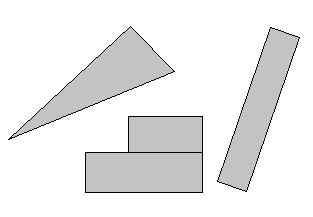
%> input picture Figuras/fig1mod.jpg, 313 x 217 px
$ octave grafovis.m   (GNU Octave 9; MATLAB toolbox functions it lacks are replaced by stand-ins)
%> lines starting %> are read from the running program, lines starting %| are printed output that depends on the picture; in (x1, y1, x2, y2) boxes, pixels count from 0 and x2, y2 are one past the last pixel; in counts of white or black regions, pixels touching at a corner belong together; the program's own positions count from 1

clc, clear all, close all

   %--------------------  ConFIG  -------------------------------%

    im = imread('Figuras/fig1mod.jpg'); % fichero mapa
%> im is the input picture: size 217x313x3 uint8; min 0, max 255, mean 235.6
    distseg = 12/2 + 8; %radio robot (algo menor xq 12 es el lado) + seguridad.

    %-----------------------------------------------------------

im = im(:,:,1); %Me quedo una sola componente
%> im: size 217x313 uint8

Pinicio = [286, 178];
Pfinal = [31, 95];

imf = im <= 240;  %im醙en B/W
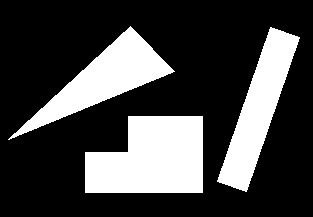
%> imf: size 217x313 logical; 26.7% white; 3 white regions, box (x1, y1, x2, y2) and area: (85, 116, 203, 193) 7538, (8, 26, 175, 140) 5399, (217, 27, 300, 192) 5180
figure, imshow(imf)

se = strel('square', distseg);
imfd= imdilate(imf,se); %/2 radio
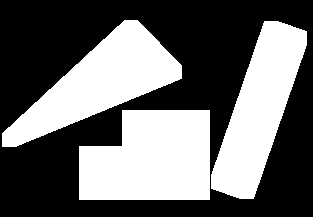
%> imfd: size 217x313 logical; 41.3% white; 3 white regions, box (x1, y1, x2, y2) and area: (79, 110, 210, 200) 10242, (2, 20, 182, 147) 9221, (211, 21, 307, 199) 8573
%imdilate(imf,composition)


    % Tomaremos como un punto pues se han a馻dido distancias de seguridad a
    % los objetos del mapa.

%> (the run ends here)
